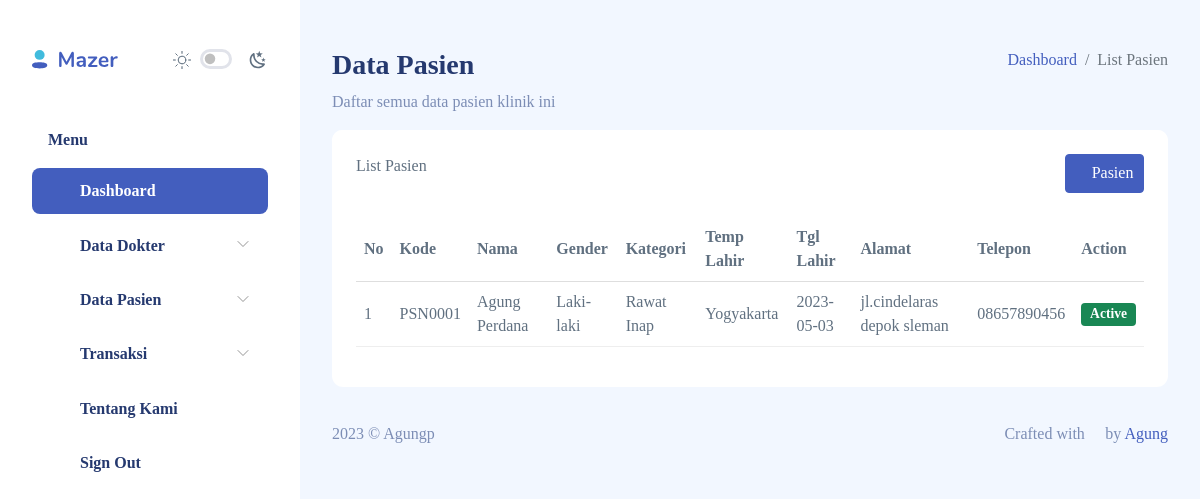
Page /pasien (signed in) on the committed database.
### tables this page shows
CREATE TABLE `pasien` (
  `kode_pasien` varchar(11) NOT NULL,
  `nama_pasien` varchar(255) NOT NULL,
  `jenis_kelamin` enum('L','P') NOT NULL,
  `tempatlahir_pasien` varchar(255) NOT NULL,
  `tanggallahir_pasien` date DEFAULT NULL,
  `alamat_pasien` varchar(255) NOT NULL,
  `telepon_pasien` varchar(15) NOT NULL,
  `id_kategori_pasien` int(11) NOT NULL
);

CREATE TABLE `kategori_pasien` (
  `id_kategori_pasien` int(11) NOT NULL,
  `kategori_pasien` varchar(255) NOT NULL
);

### app/core/core.php (called while the page is built, shortened)
<?php
function db_connect()
{
    $connect = mysqli_connect(DB_HOST, DB_USER, DB_PASS, DB_NAME);
    return $connect;
}
function read_records($item)
{
    $start = db_connect();
    $query = "SELECT * FROM $item";
    $result = mysqli_query($start, $query);
    return $result;
}
function find_kategori($item, $kolom, $id)
{
    $start = db_connect();
    $query = "SELECT * FROM $item WHERE $kolom=$id";
    $result = mysqli_query($start, $query);
    return $result;
}

### view/admin/pasien/index.php (the view, shortened to what this page needs)
<div id="main">
    <div class="page-heading">
        <div class="page-title">
            <div class="row">
                <div class="col-12 col-md-6 order-md-1 order-last">
                    <h3>Data Pasien</h3>
                    <p class="text-subtitle text-muted">
                        Daftar semua data pasien klinik ini
                    </p>
                </div>
                <div class="col-12 col-md-6 order-md-2 order-first">
                    <nav aria-label="breadcrumb" class="breadcrumb-header float-start float-lg-end">
                        <ol class="breadcrumb">
                            <li class="breadcrumb-item">
                                <a href="index.html">Dashboard</a>
                            </li>
                            <li class="breadcrumb-item active" aria-current="page">
                                <?= $data['title'] ?>
                            </li>
                        </ol>
                    </nav>
                </div>
            </div>
        </div>
        <section class="section">
            <div class="card">
                <div class="card-header d-flex justify-content-between">
                    <?= $data['title'] ?>
                    <a href="tambah-pasien" class="btn icon icon-left btn-primary">
                        <i class="bi bi-plus-lg"></i>
                        Pasien</a>
                </div>
                <div class="card-body">
                    <table class="table" id="table1">
                        <thead>
                            <tr>
                                <th>No</th>
                                <th>Kode</th>
                                <th>Nama</th>
                                <th>Gender</th>
                                <th>Kategori</th>
                                <th>Temp Lahir</th>
                                <th>Tgl Lahir</th>
                                <th>Alamat</th>
                                <th>Telepon</th>
                                <th>Action</th>
                            </tr>
                        </thead>
                        <tbody>
                            <?php
                            $result = read_records('pasien');
                            if (mysqli_num_rows($result) < 1) {
                                ?>
                                <h6>Not Found</h6>
                                <?php
                            } else {
                                $i = 1;
                                while ($pasien = mysqli_fetch_assoc($result)) {
                                    ?>
                                    <tr>
                                        <td>
                                            <?= $i++ ?>
                                        </td>
                                        <td>
                                            <?= $pasien['kode_pasien'] ?>
                                        </td>
                                        <td>
                                            <?= $pasien['nama_pasien'] ?>
                                        </td>
                                        <td>
                                            <?php
                                            if ($pasien['jenis_kelamin'] === 'L') {
                                                echo "Laki-laki";
                                            } else {
                                                echo "Perempuan";
                                            }
                                            ?>
                                        </td>
                                        <td>
                                            <?php
                                            $id = $pasien['id_kategori_pasien'];
                                            $result = find_kategori('kategori_pasien', 'id_kategori_pasien', $id);
                                            if (mysqli_num_rows($result) < 1) {
                                                echo "Not Found";
                                            } else {
                                                $kategori = mysqli_fetch_assoc($result);
                                                echo $kategori['kategori_pasien'];
                                            }
                                            ?>
                                        </td>
                                        <td>
                                            <?= $pasien['tempatlahir_pasien'] ?>
                                        </td>
                                        <td>
                                            <?= $pasien['tanggallahir_pasien'] ?>
                                        </td>
                                        <td>
                                            <?= $pasien['alamat_pasien'] ?>
                                        </td>
                                        <td>
                                            <?= $pasien['telepon_pasien'] ?>
                                        </td>
                                        <td>
                                            <span class="badge bg-success">Active</span>
                                        </td>
                                    </tr>
                                    <?php
                                }
                            }
                            ?>
                        </tbody>
                    </table>
                </div>
            </div>
        </section>
    </div>

### rows in the picture
pasien: kode_pasien "PSN0001", nama_pasien "Agung Perdana", jenis_kelamin "Laki-laki", id_kategori_pasien.kategori_pasien "Rawat Inap", tempatlahir_pasien "Yogyakarta", tanggallahir_pasien "2023-05-03", alamat_pasien "jl.cindelaras depok sleman", telepon_pasien "08657890456"

### other values in the picture
$data['title'] "List Pasien"
